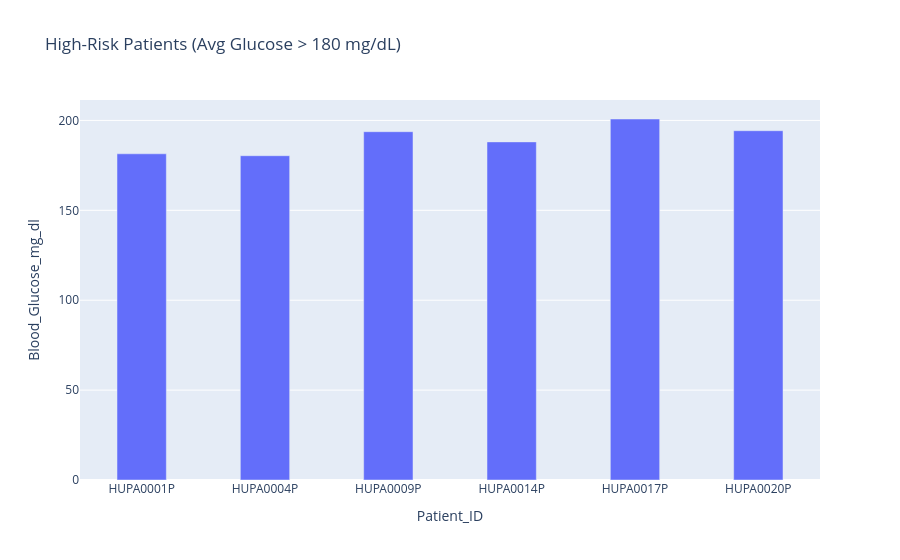

The code cell stored with this chart in its notebook:
### Markdown cell above
### Q2: Which patients are at high risk based on their average blood glucose levels (>180 mg/dL)?

**Reasoning :**  
 We calculated each patient’s average blood glucose to find those with consistentlyhigh levels.
 Patients above 180 mg/dL are flagged as high-risk,indicating poor long-term glucose control rather than temporary spikes.

**Insight:**   
 Patients like HUPA0017P and HUPA0020P show the highest average glucose levels (~200 mg/dL), indicating persistent hyperglycemia and poor               glucose control. 
 These patients require immediate clinical attention, including review of insulin dosage, diet (carbohydrate intake), and lifestyle factors.

### Code cell
import plotly.express as px

# Patient-level average glucose
patient_avg = df.groupby("Patient_ID")["Blood_Glucose_mg_dl"].mean().reset_index()

# High-risk patients
high_risk = patient_avg[patient_avg["Blood_Glucose_mg_dl"] > 180]

# Bar chart with thinner bars
fig = px.bar(
    high_risk,
    x="Patient_ID",
    y="Blood_Glucose_mg_dl",
    title="High-Risk Patients (Avg Glucose > 180 mg/dL)"
)

# 🔧 Reduce bar width (increase spacing)
fig.update_layout(
    bargap=0.6  # higher value = thinner bars
)

fig.show()

### Figure 1 — Plotly figure (JSON) as saved in the notebook; plotly's stock layout.template omitted (floating-point values rounded to 4 significant figures)
{"data": [{"hovertemplate": "Patient_ID=%{x}<br>Blood_Glucose_mg_dl=%{y}<extra></extra>", "legendgroup": "", "marker": {"color": "#636efa", "pattern": {"shape": ""}}, "name": "", "orientation": "v", "showlegend": false, "textposition": "auto", "type": "bar", "x": ["HUPA0001P", "HUPA0004P", "HUPA0009P", "HUPA0014P", "HUPA0017P", "HUPA0020P"], "xaxis": "x", "y": [181.4, 180.4, 193.7, 188.1, 200.8, 194.3], "yaxis": "y"}], "layout": {"bargap": 0.6, "barmode": "relative", "legend": {"tracegroupgap": 0}, "title": {"text": "High-Risk Patients (Avg Glucose > 180 mg/dL)"}, "xaxis": {"anchor": "y", "domain": [0, 1], "title": {"text": "Patient_ID"}}, "yaxis": {"anchor": "x", "domain": [0, 1], "title": {"text": "Blood_Glucose_mg_dl"}}}}
